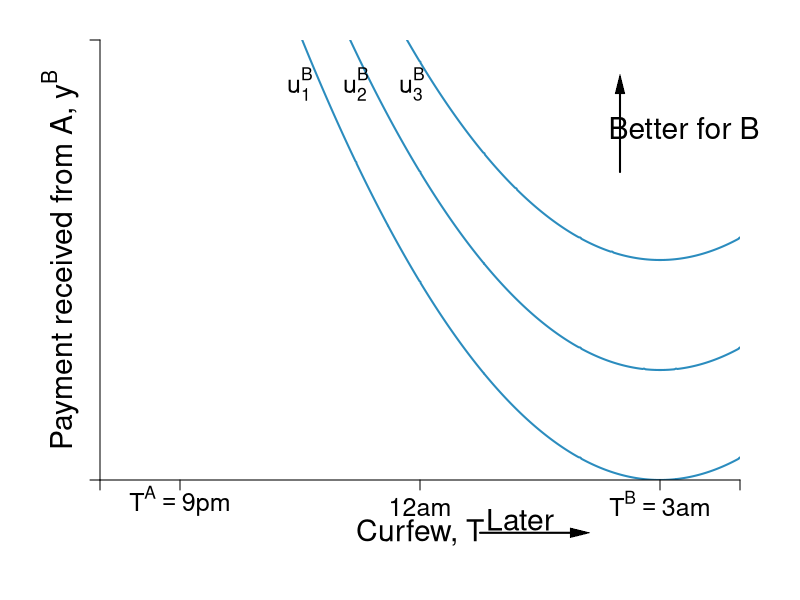

This figure's R source:
#Graph Designer: Simon Halliday, Scott Cohn
#Authors: Bowles and Halliday
#Title: Coordination, Conflict and Competition: A Text in Microeconomics

library(shape)
pdf(file = "what_can_markets_do/curfew_indifference_b.pdf", width = 10, height = 8)

# Set parameters for graphics
axislabelsize <- 1.8
labelsize <- 1.5
namesize <- 1.8
annotatesize <- 1.5
graphlinewidth <- 2
segmentlinewidth <- 1.5

COL <- c("#7fc97f", "#beaed4", "#fdc086", "#ffff99", "#386cb0", "#f0027f", "#bf5b17", "#666666")
COLA <- c("#e0f3db", "#99d8c9","#66c2a4","#41ae76", "#238b45", "#005824")
COLB <- c("#c6dbef", "#4eb3d3", "#2b8cbe", "#0868ac","#084081")
COLC <- c("#fcfbfd", "#efedf5", "#dadaeb", "#bcbddc", "#9e9ac8", "#807dba", "#6a51a3", "#54278f", "#3f007d")
grays <- gray.colors(25, start = 1, end = 0, alpha = 1)

#Edited the margins to cater for the larger LHS labels
par(mar =  c(6, 5, 2, 3))

#proportion of wealth functions

MUb <- function(x, beta = 1/2, Tb = 9){
  2*beta*(Tb - x)
}

uA <- function(x, y, alpha = 1/2, Ta = 3){
  y - alpha*(Ta - x)^2
}

uB <- function(x, y, alpha = 1/2, Tb = 9){
  -y + alpha*(Tb - x)^2
}

uB2 <- function(x, y, alpha = 1/2, Tb = 9){
  y + alpha*(Tb - x)^2
}

MUa <- function(x, alpha = 1/2, Ta = 3){
  -2*alpha*(Ta - x)
}


#Add limits on axes and levels of utility for each function 
ylims <- c(0, 10)
xlims <- c(2, 10)
b <- c(-5, -2.5, 0)

b2 <- c(-5, -2.5, 0, 5, 10)
npts <- 501 
x <- seq(xlims[1], xlims[2], length.out = npts)
y <- seq(ylims[1], ylims[2], length.out = npts) 

plot(0, 0, xlim = xlims, ylim = ylims, type = "n",
     xlab = expression(paste("")),
     ylab = expression(paste("")), 
     xaxt = "n", 
     yaxt = "n", 
     cex.lab = axislabelsize, 
     bty = "n", 
     xaxs = "i", 
     yaxs = "i"
)
contour(x, y, 
        outer(x, y, uB),
        drawlabels = FALSE,
        col = COLB[3],
        lwd = graphlinewidth,
        levels = b, 
        xaxs = "i", 
        yaxs = "i", 
        add = TRUE)

# contour(x, y, 
#         outer(x, y, uB2),
#         drawlabels = FALSE,
#         col = COLA[3],
#         lwd = graphlinewidth,
#         levels = b2, 
#         xaxs = "i", 
#         yaxs = "i", 
#         add = TRUE)

#x and y limits with plain axes without ticks/numbers to match previous graph; y axes on both sides

ticksx <- c(2, 3, 6, 9, 10)
xlabels <- c(NA, expression(paste(T^A == 9*p*m)), expression(paste(12*a*m)),  expression(paste(T^B  == 3*a*m)), NA)
#ticksy <- c(0, MUa(x = 7.5), MUa(x = 6), MUb(x = 7.5), ylims[2])
#ylabels <- c(NA, expression(paste(-u[T]^A*(T*minute))), expression(paste(-u[T]^A == u[T]^B)), expression(paste(u[T]^B*(T*minute))), NA)
ticksy <- c(ylims[1], ylims[2])
ylabels <- c(NA,  NA)

axis(1, at = ticksx,  pos = 0, labels = xlabels, cex.axis = labelsize)
axis(2, at = ticksy,  pos = 2, labels = ylabels, las = 1, cex.axis = labelsize)
#axis(4, at = ticksy2, pos = 9, labels = FALSE, las = 1, cex.axis = labelsize)


#Disutility polygon
# xrent <- c(3, 4.5, 9, 3)
# yrent <- c(MUa(3), MUa(4.5, alpha = 3/4), MUb(9), MUa(3))
# polygon(xrent, yrent, col = COL[4], density = NULL, border = NA)


npts <- 503 
xx1 <- seq(xlims[1], xlims[2], length.out = npts)
xx2 <- seq(0, xlims[2], length.out = npts)
xx3 <- seq(xlims[1], 0, length.out = npts)
xx4 <- seq(-11, 0, length.out = npts)
xx5 <- seq(xlims[1], xlims[2], length.out = npts)

#Axis labels and draw linear utility functions
text(6, -1.2, expression(paste("Curfew, T")), xpd = TRUE, cex = axislabelsize, srt = 0) 
#text(, side = 1, line = 2, cex = axislabelsize)
text(xlims[1] - 0.5, 0.5*ylims[2], expression(paste("Payment received from A, ", y^B)), xpd = TRUE, cex = axislabelsize, srt = 90) 

# lines(xx1, MUb(xx1), col = COLB[4], lwd = graphlinewidth)
#lines(xx1, MUa(xx1), col = COLA[5], lwd = graphlinewidth)
#lines(xx5, MUa(xx5, alpha = 3/4), col = COLA[5], lwd = segmentlinewidth, lty = 1)
#lines(xx1, MUb(xx1, beta = 1/4), col = COLB[4], lwd = segmentlinewidth, lty = 1)

#Label points on line

# text(6, MUa(6) + 0.2, expression(paste(i)), cex = labelsize)
# segments(6, 0, 6, MUa(6), lty = 2, col = grays[20], lwd = segmentlinewidth)
# segments(0, MUa(6), 6, MUa(6), lty = 2, col = grays[20], lwd = segmentlinewidth)
# points(6, MUa(6), pch = 16, col = "black", cex = 1.5)

# text(7.5 + 0.1, MUa(7.5) - 0.1, expression(paste(g)), cex = labelsize)
# segments(7.5, MUb(7.5), 0, MUb(7.5), lty = 2, col = grays[20], lwd = segmentlinewidth)
# segments(7.5, MUa(7.5), 0, MUa(7.5), lty = 2, col = grays[20], lwd = segmentlinewidth)
# segments(7.5, 0, 7.5, MUa(7.5), lty = 2, col = grays[20], lwd = segmentlinewidth)
# points(7.5, MUb(7.5), pch = 16, col = "black", cex = 1.5)

# text(7.5 + 0.1, MUb(7.5) + 0.1, expression(paste(h)), cex = labelsize)
# points(7.5, MUa(7.5), pch = 16, col = "black", cex = 1.5)

#Label relevant points on axes

#text(20, -.9, expression(paste("x*")), xpd = TRUE, cex = labelsize)
#text(33, -.9, expression(paste("a"[x])), xpd = TRUE, cex = labelsize)

#text(-2, 33, expression(paste(-u[x]^B*(x*minute))),  xpd = TRUE, cex = labelsize)
#text(-2, 7, expression(paste(u[x]^A*(x*minute))),  xpd = TRUE, cex = labelsize)

# text(4, 4, expression(paste("B's marginal disutility")), xpd = TRUE, cex = labelsize)
# text(4, 3.5, expression(paste(u[T]^B == 2*beta*(T^B - T))), xpd = TRUE, cex = labelsize)
# #text(4, 5.5, expression(paste(beta == frac(1,2))), xpd = TRUE, cex = labelsize)
# text(3.8, 3, expression(paste(beta == frac(1,4))), xpd = TRUE, cex = labelsize)


# text(7.75, 5.5, expression(paste("-A's marginal disutility ")),  xpd = TRUE, cex = labelsize)
# text(7.75, 5.2, expression(paste(-u[T]^A == -2*alpha*(T^A - T))),  xpd = TRUE, cex = labelsize)
# #text(7.75, 5.5, expression(paste(alpha == frac(1,2))), xpd = TRUE, cex = labelsize)
# text(7.75, 4.7, expression(paste(alpha == frac(3,4))), xpd = TRUE, cex = labelsize)

#Better for B arrow and label
text(9.3, 8, expression(paste("Better for B")), 
     xpd = TRUE, cex = axislabelsize )
Arrows(8.5, 7, 8.5, 9,
       col = "black", lty = 1, lwd = 2, 
       arr.type = "triangle",
       arr.lwd = 0.5, code = 2)
#arrows(6, 6, 3, 8, xpd = TRUE, length=0.1,angle=40,lwd=3)

text(4.5, 9, expression(paste( u[1]^B )), xpd = TRUE, cex = labelsize)
text(5.2, 9, expression(paste( u[2]^B )), xpd = TRUE, cex = labelsize)
text(5.9, 9, expression(paste( u[3]^B )), xpd = TRUE, cex = labelsize)

#Axis arrow
Arrows(6.75, -1.2, 8, -1.2,
       col = "black", lty = 1, lwd = 2, 
       arr.type = "triangle", xpd = TRUE,
       arr.lwd = 0.5, code = 2)

text(7.25, -0.9, expression(paste("Later")), 
     xpd = TRUE, cex = axislabelsize )

dev.off()
